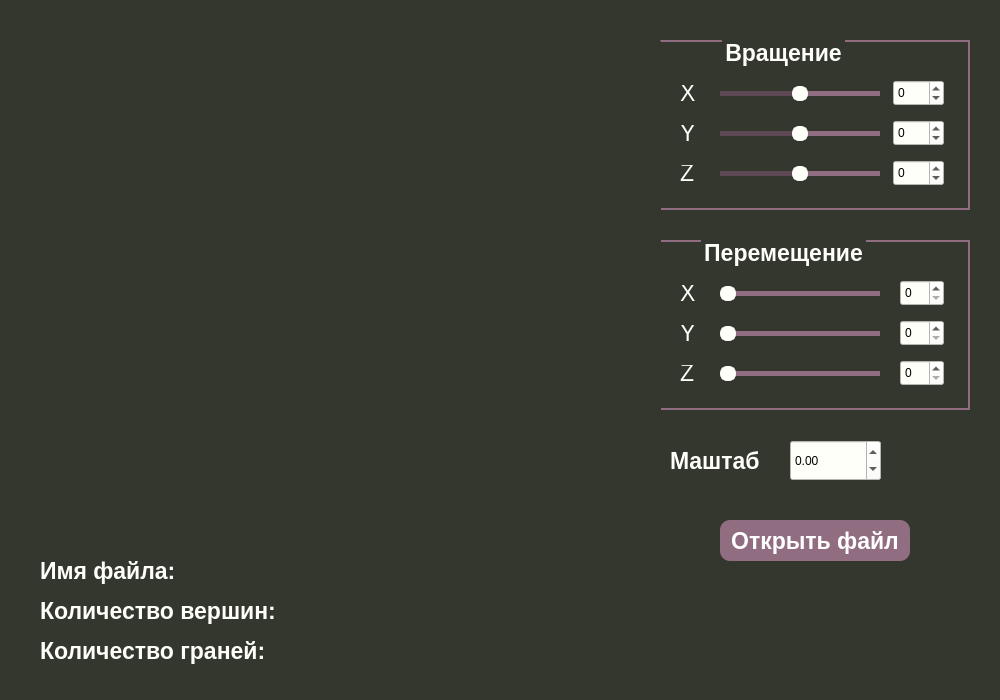
<?xml version="1.0" encoding="UTF-8"?>
<ui version="4.0">
 <class>MainWindow</class>
 <widget class="QMainWindow" name="MainWindow">
  <property name="geometry">
   <rect>
    <x>0</x>
    <y>0</y>
    <width>1000</width>
    <height>700</height>
   </rect>
  </property>
  <property name="mouseTracking">
   <bool>false</bool>
  </property>
  <property name="contextMenuPolicy">
   <enum>Qt::NoContextMenu</enum>
  </property>
  <property name="acceptDrops">
   <bool>false</bool>
  </property>
  <property name="windowTitle">
   <string>3DViewer</string>
  </property>
  <property name="styleSheet">
   <string notr="true"/>
  </property>
  <widget class="QWidget" name="centralwidget">
   <property name="styleSheet">
    <string notr="true">QWidget {
  background-color: #34372e;
}</string>
   </property>
   <widget class="QPushButton" name="openFile">
    <property name="geometry">
     <rect>
      <x>720</x>
      <y>520</y>
      <width>190</width>
      <height>41</height>
     </rect>
    </property>
    <property name="styleSheet">
     <string notr="true">QPushButton {
font-size: 23px;
    font-weight: 500;
    border-radius: 10px;
    text-decoration: none;
    color: white;
    background: #916d82;
}

QPushButton:pressed{
    background: #5e4855;
    position: relative;
    top: 5px;
}</string>
    </property>
    <property name="text">
     <string>Открыть файл</string>
    </property>
   </widget>
   <widget class="QLabel" name="numberOfVertexes">
    <property name="geometry">
     <rect>
      <x>40</x>
      <y>590</y>
      <width>481</width>
      <height>41</height>
     </rect>
    </property>
    <property name="styleSheet">
     <string notr="true">QLabel{
font-size: 23px;
font-weight: 500;
color: #fefff8;
}</string>
    </property>
    <property name="text">
     <string>Количество вершин:</string>
    </property>
   </widget>
   <widget class="QLabel" name="numberOfFacet">
    <property name="geometry">
     <rect>
      <x>40</x>
      <y>630</y>
      <width>391</width>
      <height>41</height>
     </rect>
    </property>
    <property name="styleSheet">
     <string notr="true">QLabel{
font-size: 23px;
font-weight: 500;
color: #fefff8;
}</string>
    </property>
    <property name="text">
     <string>Количество граней:</string>
    </property>
   </widget>
   <widget class="QGroupBox" name="gb_rotation">
    <property name="geometry">
     <rect>
      <x>590</x>
      <y>40</y>
      <width>380</width>
      <height>170</height>
     </rect>
    </property>
    <property name="styleSheet">
     <string notr="true">QGroupBox {
    border: 2px solid #916d82;
    font-size: 23px;
    font-weight: 500;
    color: #fefff8;
    margin-top: 1ex; 
    margin-left: 6ex; 
}
QGroupBox::title {
    subcontrol-origin: margin;
    subcontrol-position: top center;
} </string>
    </property>
    <property name="title">
     <string>Вращение</string>
    </property>
    <widget class="QSpinBox" name="rotateZSpinBox">
     <property name="geometry">
      <rect>
       <x>303</x>
       <y>120</y>
       <width>51</width>
       <height>26</height>
      </rect>
     </property>
     <property name="styleSheet">
      <string notr="true">QSpinBox{
background-color: #fefff8;
color:  black;
}</string>
     </property>
     <property name="minimum">
      <number>-180</number>
     </property>
     <property name="maximum">
      <number>180</number>
     </property>
    </widget>
    <widget class="QSlider" name="rotateYSlider">
     <property name="geometry">
      <rect>
       <x>130</x>
       <y>85</y>
       <width>160</width>
       <height>16</height>
      </rect>
     </property>
     <property name="autoFillBackground">
      <bool>false</bool>
     </property>
     <property name="styleSheet">
      <string notr="true">QSlider::groove:horizontal {
    border-radius: 1px;       
    height: 7px;              
    margin: -1px 0;           
}
QSlider::handle:horizontal {
    background-color: #fefff8;
    border: 2px solid #fefff8;
    height: 14px;     
    width: 12px;
    margin: -4px 0;     
    border-radius: 7px  ;
    padding: -4px 0px;  
}

QSlider::add-page:horizontal {
    background: #916d82;
}
QSlider::sub-page:horizontal {
    background: #5e4855;
}</string>
     </property>
     <property name="minimum">
      <number>-180</number>
     </property>
     <property name="maximum">
      <number>180</number>
     </property>
     <property name="singleStep">
      <number>1</number>
     </property>
     <property name="orientation">
      <enum>Qt::Horizontal</enum>
     </property>
    </widget>
    <widget class="QLabel" name="lb_ry">
     <property name="geometry">
      <rect>
       <x>90</x>
       <y>85</y>
       <width>16</width>
       <height>16</height>
      </rect>
     </property>
     <property name="font">
      <font>
       <pointsize>-1</pointsize>
      </font>
     </property>
     <property name="styleSheet">
      <string notr="true">QLabel{
color: #fefff8;
font-size: 23px;
}</string>
     </property>
     <property name="text">
      <string>Y</string>
     </property>
    </widget>
    <widget class="QSlider" name="rotateZSlider">
     <property name="geometry">
      <rect>
       <x>130</x>
       <y>125</y>
       <width>160</width>
       <height>16</height>
      </rect>
     </property>
     <property name="autoFillBackground">
      <bool>false</bool>
     </property>
     <property name="styleSheet">
      <string notr="true">QSlider::groove:horizontal {
    border-radius: 1px;       
    height: 7px;              
    margin: -1px 0;           
}
QSlider::handle:horizontal {
    background-color: #fefff8;
    border: 2px solid #fefff8;
    height: 14px;     
    width: 12px;
    margin: -4px 0;     
    border-radius: 7px  ;
    padding: -4px 0px;  
}

QSlider::add-page:horizontal {
    background: #916d82;
}
QSlider::sub-page:horizontal {
    background: #5e4855;
}</string>
     </property>
     <property name="minimum">
      <number>-180</number>
     </property>
     <property name="maximum">
      <number>180</number>
     </property>
     <property name="singleStep">
      <number>1</number>
     </property>
     <property name="orientation">
      <enum>Qt::Horizontal</enum>
     </property>
    </widget>
    <widget class="QSpinBox" name="rotateXSpinBox">
     <property name="geometry">
      <rect>
       <x>303</x>
       <y>40</y>
       <width>51</width>
       <height>26</height>
      </rect>
     </property>
     <property name="styleSheet">
      <string notr="true">QSpinBox{
background-color: #fefff8;
color:  black;
}</string>
     </property>
     <property name="minimum">
      <number>-180</number>
     </property>
     <property name="maximum">
      <number>180</number>
     </property>
    </widget>
    <widget class="QLabel" name="lb_rx">
     <property name="geometry">
      <rect>
       <x>90</x>
       <y>45</y>
       <width>16</width>
       <height>16</height>
      </rect>
     </property>
     <property name="font">
      <font>
       <pointsize>-1</pointsize>
      </font>
     </property>
     <property name="styleSheet">
      <string notr="true">QLabel{
color: #fefff8;
font-size: 23px;
}</string>
     </property>
     <property name="text">
      <string>X</string>
     </property>
    </widget>
    <widget class="QSpinBox" name="rotateYSpinBox">
     <property name="geometry">
      <rect>
       <x>303</x>
       <y>80</y>
       <width>51</width>
       <height>26</height>
      </rect>
     </property>
     <property name="styleSheet">
      <string notr="true">QSpinBox{
background-color: #fefff8;
color:  black;
}</string>
     </property>
     <property name="minimum">
      <number>-180</number>
     </property>
     <property name="maximum">
      <number>180</number>
     </property>
    </widget>
    <widget class="QSlider" name="rotateXSlider">
     <property name="geometry">
      <rect>
       <x>130</x>
       <y>45</y>
       <width>160</width>
       <height>16</height>
      </rect>
     </property>
     <property name="autoFillBackground">
      <bool>false</bool>
     </property>
     <property name="styleSheet">
      <string notr="true">QSlider::groove:horizontal {
    border-radius: 1px;       
    height: 7px;              
    margin: -1px 0;           
}
QSlider::handle:horizontal {
    background-color: #fefff8;
    border: 2px solid #fefff8;
    height: 14px;     
    width: 12px;
    margin: -4px 0;     
    border-radius: 7px  ;
    padding: -4px 0px;  
}

QSlider::add-page:horizontal {
    background: #916d82;
}
QSlider::sub-page:horizontal {
    background: #5e4855;
}</string>
     </property>
     <property name="minimum">
      <number>-180</number>
     </property>
     <property name="maximum">
      <number>180</number>
     </property>
     <property name="singleStep">
      <number>1</number>
     </property>
     <property name="orientation">
      <enum>Qt::Horizontal</enum>
     </property>
    </widget>
    <widget class="QLabel" name="lb_rz">
     <property name="geometry">
      <rect>
       <x>90</x>
       <y>125</y>
       <width>16</width>
       <height>16</height>
      </rect>
     </property>
     <property name="font">
      <font>
       <pointsize>-1</pointsize>
      </font>
     </property>
     <property name="styleSheet">
      <string notr="true">QLabel{
color: #fefff8;
font-size: 23px;
}</string>
     </property>
     <property name="text">
      <string>Z</string>
     </property>
    </widget>
   </widget>
   <widget class="QLabel" name="fileName">
    <property name="geometry">
     <rect>
      <x>40</x>
      <y>550</y>
      <width>421</width>
      <height>41</height>
     </rect>
    </property>
    <property name="styleSheet">
     <string notr="true">QLabel{
font-size: 23px;
    font-weight: 500;
color: #fefff8;
}</string>
    </property>
    <property name="text">
     <string>Имя файла:</string>
    </property>
   </widget>
   <widget class="QGroupBox" name="gb_translate">
    <property name="geometry">
     <rect>
      <x>590</x>
      <y>240</y>
      <width>380</width>
      <height>170</height>
     </rect>
    </property>
    <property name="styleSheet">
     <string notr="true">QGroupBox {
    border: 2px solid #916d82;
    font-size: 23px;
    font-weight: 500;
    color: #fefff8;
    margin-top: 1ex; 
    margin-left: 6ex; 
}
QGroupBox::title {
    subcontrol-origin: margin;
    subcontrol-position: top center;
} </string>
    </property>
    <property name="title">
     <string>Перемещение</string>
    </property>
    <widget class="QSpinBox" name="translateZSpinBox">
     <property name="geometry">
      <rect>
       <x>310</x>
       <y>120</y>
       <width>44</width>
       <height>26</height>
      </rect>
     </property>
     <property name="styleSheet">
      <string notr="true">QSpinBox{
background-color: #fefff8;
color:  black;
}</string>
     </property>
    </widget>
    <widget class="QSlider" name="translateYSlider">
     <property name="geometry">
      <rect>
       <x>130</x>
       <y>85</y>
       <width>160</width>
       <height>16</height>
      </rect>
     </property>
     <property name="autoFillBackground">
      <bool>false</bool>
     </property>
     <property name="styleSheet">
      <string notr="true">QSlider::groove:horizontal {
    border-radius: 1px;       
    height: 7px;              
    margin: -1px 0;           
}
QSlider::handle:horizontal {
    background-color: #fefff8;
    border: 2px solid #fefff8;
    height: 14px;     
    width: 12px;
    margin: -4px 0;     
    border-radius: 7px  ;
    padding: -4px 0px;  
}

QSlider::add-page:horizontal {
    background: #916d82;
}
QSlider::sub-page:horizontal {
    background: #5e4855;
}</string>
     </property>
     <property name="maximum">
      <number>100</number>
     </property>
     <property name="singleStep">
      <number>1</number>
     </property>
     <property name="orientation">
      <enum>Qt::Horizontal</enum>
     </property>
    </widget>
    <widget class="QLabel" name="lb_ty">
     <property name="geometry">
      <rect>
       <x>90</x>
       <y>85</y>
       <width>16</width>
       <height>16</height>
      </rect>
     </property>
     <property name="font">
      <font>
       <pointsize>-1</pointsize>
      </font>
     </property>
     <property name="styleSheet">
      <string notr="true">QLabel{
color: #fefff8;
font-size: 23px;
}</string>
     </property>
     <property name="text">
      <string>Y</string>
     </property>
    </widget>
    <widget class="QSlider" name="translateZSlider">
     <property name="geometry">
      <rect>
       <x>130</x>
       <y>125</y>
       <width>160</width>
       <height>16</height>
      </rect>
     </property>
     <property name="autoFillBackground">
      <bool>false</bool>
     </property>
     <property name="styleSheet">
      <string notr="true">QSlider::groove:horizontal {
    border-radius: 1px;       
    height: 7px;              
    margin: -1px 0;           
}
QSlider::handle:horizontal {
    background-color: #fefff8;
    border: 2px solid #fefff8;
    height: 14px;     
    width: 12px;
    margin: -4px 0;     
    border-radius: 7px  ;
    padding: -4px 0px;  
}

QSlider::add-page:horizontal {
    background: #916d82;
}
QSlider::sub-page:horizontal {
    background: #5e4855;
}</string>
     </property>
     <property name="maximum">
      <number>100</number>
     </property>
     <property name="singleStep">
      <number>1</number>
     </property>
     <property name="orientation">
      <enum>Qt::Horizontal</enum>
     </property>
    </widget>
    <widget class="QSpinBox" name="translateXSpinBox">
     <property name="geometry">
      <rect>
       <x>310</x>
       <y>40</y>
       <width>44</width>
       <height>26</height>
      </rect>
     </property>
     <property name="styleSheet">
      <string notr="true">QSpinBox{
background-color: #fefff8;
color:  black;
}</string>
     </property>
    </widget>
    <widget class="QLabel" name="lb_tx">
     <property name="geometry">
      <rect>
       <x>90</x>
       <y>45</y>
       <width>16</width>
       <height>16</height>
      </rect>
     </property>
     <property name="font">
      <font>
       <pointsize>-1</pointsize>
      </font>
     </property>
     <property name="styleSheet">
      <string notr="true">QLabel{
color: #fefff8;
font-size: 23px;
}</string>
     </property>
     <property name="text">
      <string>X</string>
     </property>
    </widget>
    <widget class="QSpinBox" name="translateYSpinBox">
     <property name="geometry">
      <rect>
       <x>310</x>
       <y>80</y>
       <width>44</width>
       <height>26</height>
      </rect>
     </property>
     <property name="styleSheet">
      <string notr="true">QSpinBox{
background-color: #fefff8;
color:  black;
}</string>
     </property>
    </widget>
    <widget class="QSlider" name="translateXSlider">
     <property name="geometry">
      <rect>
       <x>130</x>
       <y>45</y>
       <width>160</width>
       <height>16</height>
      </rect>
     </property>
     <property name="autoFillBackground">
      <bool>false</bool>
     </property>
     <property name="styleSheet">
      <string notr="true">QSlider::groove:horizontal {
    border-radius: 1px;       
    height: 7px;              
    margin: -1px 0;           
}
QSlider::handle:horizontal {
    background-color: #fefff8;
    border: 2px solid #fefff8;
    height: 14px;     
    width: 12px;
    margin: -4px 0;     
    border-radius: 7px  ;
    padding: -4px 0px;  
}

QSlider::add-page:horizontal {
    background: #916d82;
}
QSlider::sub-page:horizontal {
    background: #5e4855;
}</string>
     </property>
     <property name="maximum">
      <number>100</number>
     </property>
     <property name="singleStep">
      <number>1</number>
     </property>
     <property name="orientation">
      <enum>Qt::Horizontal</enum>
     </property>
    </widget>
    <widget class="QLabel" name="lb_tz">
     <property name="geometry">
      <rect>
       <x>90</x>
       <y>125</y>
       <width>16</width>
       <height>16</height>
      </rect>
     </property>
     <property name="font">
      <font>
       <pointsize>-1</pointsize>
      </font>
     </property>
     <property name="styleSheet">
      <string notr="true">QLabel{
color: #fefff8;
font-size: 23px;
}</string>
     </property>
     <property name="text">
      <string>Z</string>
     </property>
    </widget>
   </widget>
   <widget class="QLabel" name="label_2">
    <property name="geometry">
     <rect>
      <x>670</x>
      <y>440</y>
      <width>141</width>
      <height>41</height>
     </rect>
    </property>
    <property name="styleSheet">
     <string notr="true">QLabel{
font-size: 23px;
    font-weight: 500;
color: #fefff8;
}</string>
    </property>
    <property name="text">
     <string>Маштаб</string>
    </property>
   </widget>
   <widget class="Canvas" name="canvas">
    <property name="geometry">
     <rect>
      <x>10</x>
      <y>40</y>
      <width>651</width>
      <height>521</height>
     </rect>
    </property>
    <property name="styleSheet">
     <string notr="true">border 1px solid; 
border-radius: 2px</string>
    </property>
    <property name="frameShape">
     <enum>QFrame::StyledPanel</enum>
    </property>
    <property name="frameShadow">
     <enum>QFrame::Raised</enum>
    </property>
   </widget>
   <widget class="QDoubleSpinBox" name="doubleSpinBox">
    <property name="geometry">
     <rect>
      <x>790</x>
      <y>440</y>
      <width>91</width>
      <height>41</height>
     </rect>
    </property>
    <property name="styleSheet">
     <string notr="true">background-color: #fefff8;
color:  black;</string>
    </property>
    <property name="minimum">
     <double>-1000000.000000000000000</double>
    </property>
    <property name="maximum">
     <double>1000000.000000000000000</double>
    </property>
   </widget>
  </widget>
 </widget>
 <customwidgets>
  <customwidget>
   <class>Canvas</class>
   <extends>QFrame</extends>
   <header>canvas.h</header>
   <container>1</container>
  </customwidget>
 </customwidgets>
 <resources/>
 <connections/>
</ui>
